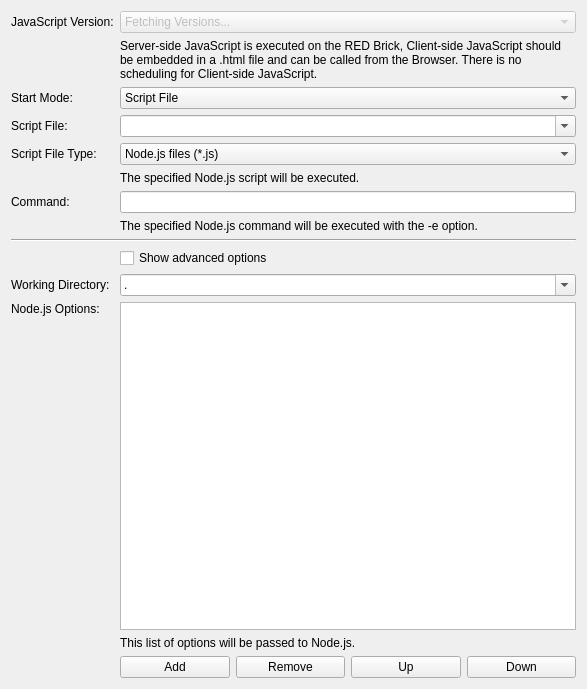
<?xml version="1.0" encoding="UTF-8"?>
<ui version="4.0">
 <class>ProgramPageJavaScript</class>
 <widget class="QWidget" name="ProgramPageJavaScript">
  <property name="geometry">
   <rect>
    <x>0</x>
    <y>0</y>
    <width>587</width>
    <height>689</height>
   </rect>
  </property>
  <property name="windowTitle">
   <string>Form</string>
  </property>
  <layout class="QVBoxLayout" name="verticalLayout">
   <item>
    <layout class="QGridLayout" name="gridLayout">
     <item row="0" column="0">
      <widget class="QLabel" name="label">
       <property name="text">
        <string>JavaScript Version:</string>
       </property>
       <property name="buddy">
        <cstring>combo_version</cstring>
       </property>
      </widget>
     </item>
     <item row="0" column="1" colspan="4">
      <widget class="QComboBox" name="combo_version">
       <property name="enabled">
        <bool>false</bool>
       </property>
       <property name="sizePolicy">
        <sizepolicy hsizetype="Preferred" vsizetype="Fixed">
         <horstretch>1</horstretch>
         <verstretch>0</verstretch>
        </sizepolicy>
       </property>
       <item>
        <property name="text">
         <string>Fetching Versions...</string>
        </property>
       </item>
      </widget>
     </item>
     <item row="2" column="0">
      <widget class="QLabel" name="label_start_mode">
       <property name="text">
        <string>Start Mode:</string>
       </property>
       <property name="buddy">
        <cstring>combo_start_mode</cstring>
       </property>
      </widget>
     </item>
     <item row="2" column="1" colspan="4">
      <widget class="QComboBox" name="combo_start_mode">
       <item>
        <property name="text">
         <string>Script File</string>
        </property>
       </item>
       <item>
        <property name="text">
         <string>Command</string>
        </property>
       </item>
      </widget>
     </item>
     <item row="3" column="0">
      <widget class="QLabel" name="label_script_file">
       <property name="text">
        <string>Script File:</string>
       </property>
       <property name="buddy">
        <cstring>combo_script_file</cstring>
       </property>
      </widget>
     </item>
     <item row="3" column="1" colspan="4">
      <widget class="QComboBox" name="combo_script_file">
       <property name="editable">
        <bool>true</bool>
       </property>
       <property name="insertPolicy">
        <enum>QComboBox::NoInsert</enum>
       </property>
      </widget>
     </item>
     <item row="5" column="1" colspan="4">
      <widget class="QLabel" name="label_script_file_help">
       <property name="text">
        <string>The specified Node.js script will be executed.</string>
       </property>
       <property name="wordWrap">
        <bool>true</bool>
       </property>
      </widget>
     </item>
     <item row="6" column="0">
      <widget class="QLabel" name="label_command">
       <property name="text">
        <string>Command:</string>
       </property>
       <property name="buddy">
        <cstring>edit_command</cstring>
       </property>
      </widget>
     </item>
     <item row="7" column="1" colspan="4">
      <widget class="QLabel" name="label_command_help">
       <property name="text">
        <string>The specified Node.js command will be executed with the -e option.</string>
       </property>
       <property name="wordWrap">
        <bool>true</bool>
       </property>
      </widget>
     </item>
     <item row="6" column="1" colspan="4">
      <widget class="QLineEdit" name="edit_command"/>
     </item>
     <item row="9" column="1" colspan="4">
      <widget class="QCheckBox" name="check_show_advanced_options">
       <property name="text">
        <string>Show advanced options</string>
       </property>
      </widget>
     </item>
     <item row="10" column="0">
      <widget class="QLabel" name="label_working_directory">
       <property name="text">
        <string>Working Directory:</string>
       </property>
      </widget>
     </item>
     <item row="10" column="1" colspan="4">
      <widget class="QComboBox" name="combo_working_directory">
       <property name="editable">
        <bool>true</bool>
       </property>
       <property name="insertPolicy">
        <enum>QComboBox::NoInsert</enum>
       </property>
       <item>
        <property name="text">
         <string>.</string>
        </property>
       </item>
      </widget>
     </item>
     <item row="11" column="0">
      <widget class="QLabel" name="label_options">
       <property name="text">
        <string>Node.js Options:</string>
       </property>
       <property name="alignment">
        <set>Qt::AlignLeading|Qt::AlignLeft|Qt::AlignTop</set>
       </property>
      </widget>
     </item>
     <item row="13" column="1">
      <widget class="QPushButton" name="button_add_option">
       <property name="text">
        <string>Add</string>
       </property>
      </widget>
     </item>
     <item row="11" column="1" colspan="4">
      <widget class="ExpandingListWidget" name="list_options"/>
     </item>
     <item row="12" column="1" colspan="4">
      <widget class="QLabel" name="label_options_help">
       <property name="text">
        <string>This list of options will be passed to Node.js.</string>
       </property>
       <property name="wordWrap">
        <bool>true</bool>
       </property>
      </widget>
     </item>
     <item row="13" column="2">
      <widget class="QPushButton" name="button_remove_option">
       <property name="text">
        <string>Remove</string>
       </property>
      </widget>
     </item>
     <item row="13" column="3">
      <widget class="QPushButton" name="button_up_option">
       <property name="text">
        <string>Up</string>
       </property>
      </widget>
     </item>
     <item row="13" column="4">
      <widget class="QPushButton" name="button_down_option">
       <property name="text">
        <string>Down</string>
       </property>
      </widget>
     </item>
     <item row="8" column="0" colspan="5">
      <widget class="Line" name="line">
       <property name="orientation">
        <enum>Qt::Horizontal</enum>
       </property>
      </widget>
     </item>
     <item row="4" column="1" colspan="4">
      <widget class="QComboBox" name="combo_script_file_type">
       <property name="currentIndex">
        <number>1</number>
       </property>
       <item>
        <property name="text">
         <string>All files</string>
        </property>
       </item>
       <item>
        <property name="text">
         <string>Node.js files (*.js)</string>
        </property>
       </item>
      </widget>
     </item>
     <item row="4" column="0">
      <widget class="QLabel" name="label_script_file_type">
       <property name="text">
        <string>Script File Type:</string>
       </property>
      </widget>
     </item>
     <item row="1" column="1" colspan="4">
      <widget class="QLabel" name="label_version_help">
       <property name="text">
        <string>Server-side JavaScript is executed on the RED Brick, Client-side JavaScript should be embedded in a .html file and can be called from the Browser. There is no scheduling for Client-side JavaScript.</string>
       </property>
       <property name="wordWrap">
        <bool>true</bool>
       </property>
      </widget>
     </item>
    </layout>
   </item>
  </layout>
 </widget>
 <customwidgets>
  <customwidget>
   <class>ExpandingListWidget</class>
   <extends>QListWidget</extends>
   <header location="global">brickv.plugin_system.plugins.red.program_wizard_utils</header>
  </customwidget>
 </customwidgets>
 <tabstops>
  <tabstop>combo_version</tabstop>
  <tabstop>combo_start_mode</tabstop>
  <tabstop>combo_script_file</tabstop>
  <tabstop>edit_command</tabstop>
  <tabstop>check_show_advanced_options</tabstop>
  <tabstop>combo_working_directory</tabstop>
  <tabstop>list_options</tabstop>
  <tabstop>button_add_option</tabstop>
  <tabstop>button_remove_option</tabstop>
  <tabstop>button_up_option</tabstop>
  <tabstop>button_down_option</tabstop>
 </tabstops>
 <resources/>
 <connections/>
</ui>
